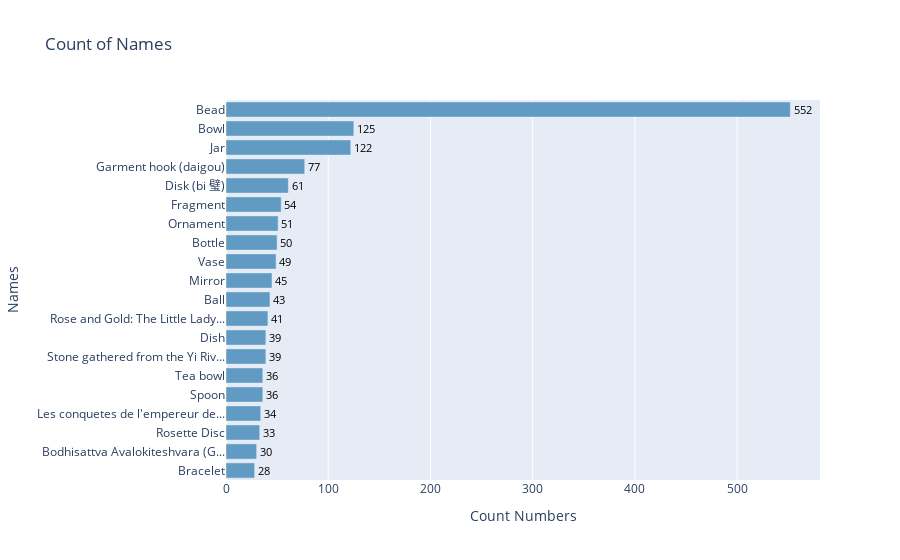

Here is the notebook cell this chart was saved with:
### Code cell
import pandas as pd
import plotly.graph_objects as go

# 假设这里有一个名为 name_counts 的 Series，包含每个名字的计数

# 定义函数来选择前n个标签
def my_labels(labels, max_label_number=20):
    labels_len = len(labels)
    if labels_len <= max_label_number:
        return labels
    else:
        return labels[:max_label_number]

# 获取前15个标签（按计数降序排列）
sorted_name_counts = name_counts.sort_values(ascending=False)
selected_name_labels = my_labels(sorted_name_counts.index)
selected_name_counts = sorted_name_counts.loc[selected_name_labels]

# 反转顺序以确保绘图时从大到小排列
selected_name_labels = selected_name_labels[::-1]
selected_name_counts = selected_name_counts[::-1]

# 缩短标签，如果长度超过20个字符，加上省略号
shortened_labels = [label if len(label) <= 30 else label[:30] + '...' for label in selected_name_labels]

# 创建plotly图表
fig = go.Figure()

# 添加水平条形
fig.add_trace(go.Bar(
    y=shortened_labels,  # 使用缩短后的标签
    x=selected_name_counts,  # 计数按降序排列
    orientation='h',  # 水平条形图
    marker=dict(color='#619AC3'),
    text=selected_name_counts,  # 直接显示计数值
    textposition='outside',
    textfont=dict(color='black')  # 在条形外部显示文本
))

# 添加标题和轴标签
fig.update_layout(
    title="Count of Names",  # 修改标题为 Count of Names
    xaxis_title="Count Numbers",  # 修改 x 轴标签为 Count Numbers
    yaxis_title="Names",
    yaxis=dict(tickmode='linear'),  # 确保所有标签都显示
    height=500) 

# 显示图表
fig.show()

### Figure 1 — Plotly figure (JSON) as saved in the notebook; plotly's stock layout.template omitted (floating-point values rounded to 4 significant figures)
{"data": [{"marker": {"color": "#619AC3"}, "orientation": "h", "text": [28, 30, 33, 34, 36, 36, 39, 39, 41, 43, 45, 49, 50, 51, 54, 61, 77, 122, 125, 552], "textfont": {"color": "black"}, "textposition": "outside", "type": "bar", "x": [28, 30, 33, 34, 36, 36, 39, 39, 41, 43, 45, 49, 50, 51, 54, 61, 77, 122, 125, 552], "y": ["Bracelet", "Bodhisattva Avalokiteshvara (G...", "Rosette Disc", "Les conquetes de l'empereur de...", "Spoon", "Tea bowl", "Stone gathered from the Yi Riv...", "Dish", "Rose and Gold: The Little Lady...", "Ball", "Mirror", "Vase", "Bottle", "Ornament", "Fragment", "Disk (bi 璧)", "Garment hook (daigou)", "Jar", "Bowl", "Bead"]}], "layout": {"autosize": true, "title": {"text": "Count of Names"}, "xaxis": {"autorange": true, "range": [0, 581.1], "title": {"text": "Count Numbers"}, "type": "linear"}, "yaxis": {"autorange": true, "range": [-0.5, 19.5], "tickmode": "linear", "title": {"text": "Names"}, "type": "category"}}}
